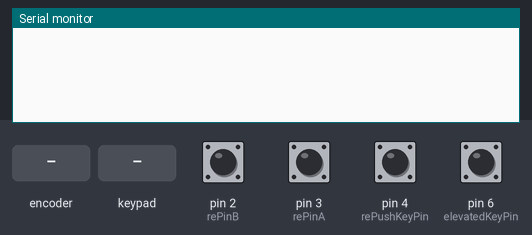
Simulated run of this program. Board: Arduino Nano, built with avr-gcc and run on an emulated ATmega328P. Parts: the last lines printed to the serial monitor. Inputs (shaded band) come from the test bench; at power-on: pin 2 (rePinB), pin 3 (rePinA), pin 4 (rePushKeyPin), pin 6 (elevatedKeyPin) HIGH.

Above: at 1.2 s.
1.3 s: rotary encoder on pin 3 (rePinA) / pin 2 (rePinB) turned 1 step (first pin leading)
At 1.9 s:
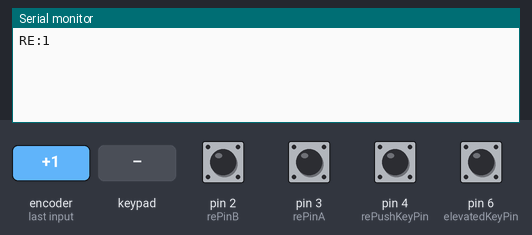
3.0 s: pin 4 (rePushKeyPin) pulled LOW for 0.15 s
At 4.2 s:
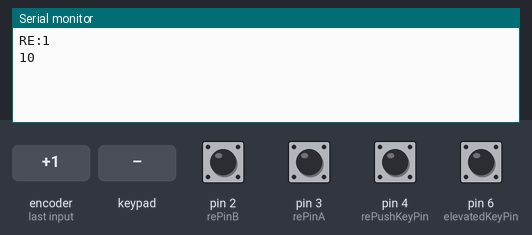
4.6 s: pin 6 (elevatedKeyPin) pulled LOW for 0.15 s
At 5.4 s:
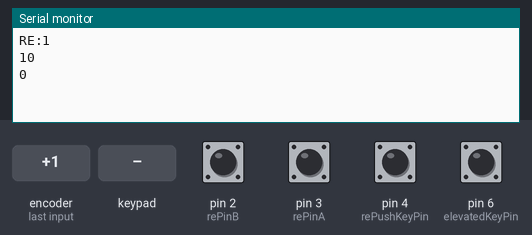
6.2 s: key '1' pressed
At 6.8 s:
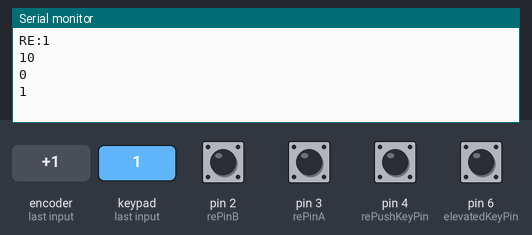
7.7 s: keypad keys 9 8 7 pressed 0.4 s apart
At 9.4 s:
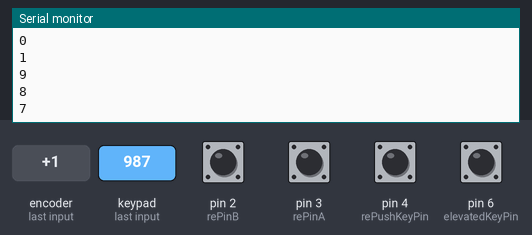
10.4 s: key '4' pressed
At 11.1 s:
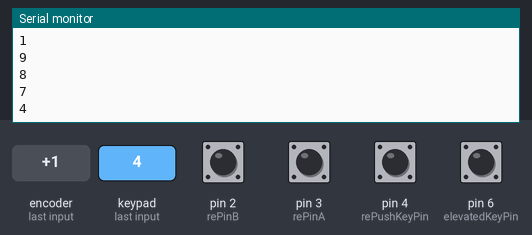
Timing chart, 0 to 12.9 s (numbered marks = the images above; inputs shaded):
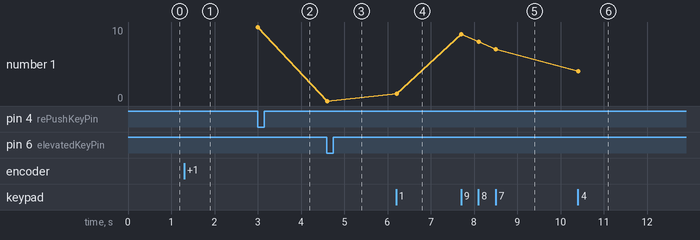

The program:

main.cpp
```cpp
#include <Arduino.h>
#include <Keypad.h>
#include <Constants.h>
#include <Bounce2.h>

//Declaring constants and variables
const int elevatedKeyPin = 6;
const int rePushKeyPin = 4;
const int rePinA = 3;
const int rePinB = 2;
unsigned long reLastIncrementReadTime = micros();
unsigned long reLastDecrementReadTime = micros();
unsigned int rePauseLength = 30000;
int reFastIncrement = 5;
int elevatedKeyState, rePushKeyState;

//Initializing objects
Bounce2::Button elevatedKey = Bounce2::Button();
Bounce2::Button rePushKey = Bounce2::Button();

//Initializing keypad
const byte keypadRowsCount = 3;
const byte keypadColumnsCount = 3;
byte keypadRowPins[keypadRowsCount] = {9,8,7};
byte keypadColumnPins[keypadColumnsCount] = {12,11,10};
char keypadKeymap[keypadRowsCount][keypadColumnsCount] =
{{KEY_VALUE_1, KEY_VALUE_4, KEY_VALUE_7},{KEY_VALUE_2, KEY_VALUE_5, KEY_VALUE_8},{KEY_VALUE_3, KEY_VALUE_6, KEY_VALUE_9}};
Keypad keypad = Keypad(makeKeymap(keypadKeymap), keypadRowPins, keypadColumnPins, keypadRowsCount, keypadColumnsCount);

void readEncoder() {
  static int old_AB = 3;
  static int encoderValue = 0;
  static const int enc_states[]  = {0,-1,1,0,1,0,0,-1,-1,0,0,1,0,1,-1,0};
  old_AB <<= 2;

  // Adding current state of pin A and B
  if (digitalRead(rePinA)) old_AB |= 0x02;
  if (digitalRead(rePinB)) old_AB |= 0x01;

  encoderValue += enc_states[(old_AB & 0x0f)];

  // Update counter if encoder has rotated a full indent, that is at least 4 steps
  if( encoderValue > 3 ) {
    int changeValue = 1;
    if((micros() - reLastIncrementReadTime) < rePauseLength) {
      changeValue = reFastIncrement * changeValue;
    }
    reLastIncrementReadTime = micros();
    Serial.println(KEY_VALUE_RE+changeValue);
    encoderValue = 0;
  }else if( encoderValue < -3 ) {
    int changeValue = -1;
    if((micros() - reLastDecrementReadTime) < rePauseLength) {
      changeValue = reFastIncrement * changeValue;
    }
    reLastDecrementReadTime = micros();
    Serial.println(KEY_VALUE_RE+changeValue);
    encoderValue = 0;
  }
}

void setup(){
  //Initializing pins
  pinMode(rePinA, INPUT_PULLUP);
  pinMode(rePinB, INPUT_PULLUP);
  attachInterrupt(digitalPinToInterrupt(rePinA), readEncoder, CHANGE);
  attachInterrupt(digitalPinToInterrupt(rePinB), readEncoder, CHANGE);

  //Initializing single click keys
  elevatedKey.attach(elevatedKeyPin,INPUT_PULLUP);
  elevatedKey.interval(5);
  elevatedKey.setPressedState(LOW);
  rePushKey.attach(rePushKeyPin,INPUT_PULLUP);
  rePushKey.interval(5);
  rePushKey.setPressedState(LOW);

  Serial.begin(9600);
}

void loop(){
  elevatedKey.update();
  rePushKey.update();

  if (elevatedKey.pressed()){
    Serial.println(KEY_VALUE_ELEVATED);
  }

  if (rePushKey.pressed()){
    Serial.println(KEY_VALUE_RE_PUSH);
  }

  if (keypad.getKeys()){
    for (int i=0; i<keypadColumnsCount*keypadRowsCount; i++){
      if (keypad.key[i].stateChanged && keypad.key[i].kstate==PRESSED){
        Serial.println(keypad.key[i].kchar);
      }
    }
  }
}
```

Constants.h
```cpp
const char KEY_VALUE_1 = '1';
const char KEY_VALUE_2 = '2';
const char KEY_VALUE_3 = '3';
const char KEY_VALUE_4 = '4';
const char KEY_VALUE_5 = '5';
const char KEY_VALUE_6 = '6';
const char KEY_VALUE_7 = '7';
const char KEY_VALUE_8 = '8';
const char KEY_VALUE_9 = '9';

const String KEY_VALUE_ELEVATED = "0";

const String KEY_VALUE_RE_PUSH = "10";
const String KEY_VALUE_RE = "RE:";
```

Measured:
- after the input at 1.3 s, the serial monitor: prints a new line after 0.08 s (image 1)
- after the input at 3.0 s, the serial monitor: prints a new line at once (image 2)
- after the input at 4.6 s, the serial monitor: prints a new line at once (image 3)
- after the input at 6.2 s, the serial monitor: prints a new line at once (image 4)
- after the input at 7.7 s, the serial monitor: prints a new line at once (image 5)
- after the input at 10.4 s, the serial monitor: prints a new line at once (image 6)
- plotted number 1: 10 → 0 after the input at 4.6 s, 0 → 1 after the input at 6.2 s, 1 → 7 after the input at 7.7 s, 7 → 4 after the input at 10.4 s
